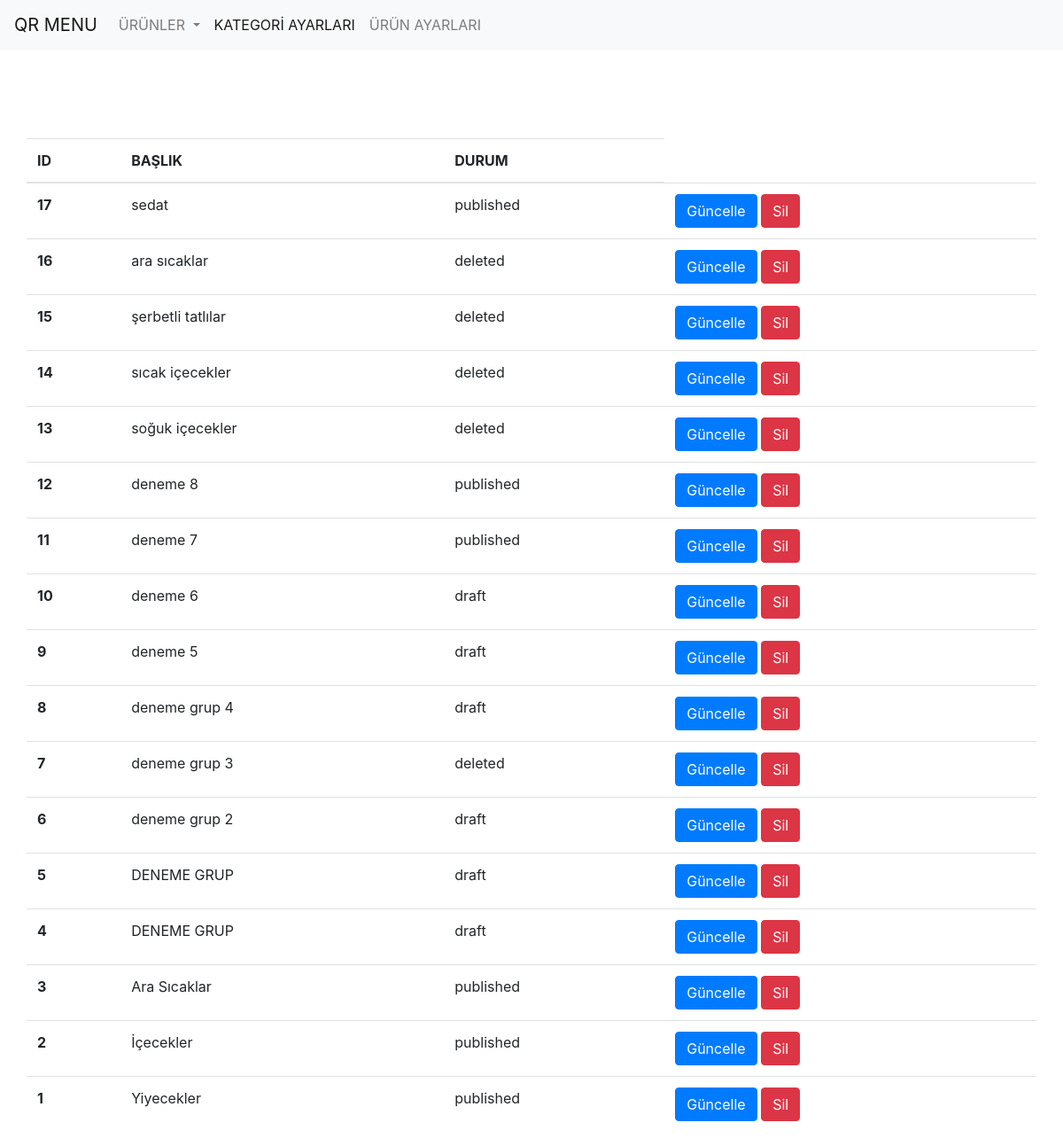
The page /manage/category_list/ on the database its author committed.
### products/models.py (models this page shows, shortened)
class Category(models.Model):
    title=models.CharField(max_length=200)
    slug=models.SlugField(
        max_length=200,
        default="",
    )
    status=models.CharField(
        default=DEFAULT_STATUS,
        choices=STATUS,
        max_length=10,
    )
    created_at=models.DateTimeField(auto_now_add=True)
    updated_at=models.DateTimeField(auto_now=True)

### products/views.py (the view)
# urls.py: path('manage/category_list/',category_list, name="category_list"),
def category_list(request):
    context=dict()
    context["items"] = Category.objects.all().order_by("-pk")
    return render(request,"manage/category_list.html",context)

### qrmenu/nav_context.py (called while the page is built)
def nav_data(request):
    context = dict()
    context['categories'] = Category.objects.filter(
        status="published"
    ).order_by('title')
    return context

### templates/manage/category_list.html
{% include "layout.html" %}
{% block body %}
<div class="container mt-5">
    <div class = "row">
        <table class="table">
            <thead>
              <tr>
                <th scope="col">ID</th>
                <th scope="col">BAŞLIK</th>
                <th scope="col">DURUM</th>
              </tr>
            </thead>
            <tbody>
            {% for item in items %}
            <tr>
                <th scope="row">{{item.pk}}</th>
                <td>{{item.title}}</td>
                <td>{{item.status}}</td>
                <td>
                    <a href="{%url 'category_update' item.pk%}" class="btn btn-primary">Güncelle</a>
                    <a href="{%url 'category_delete' item.pk%}" class="btn btn-danger">Sil</a>
                </td>
            </tr>
            {% endfor %}
            </tbody>
          </table>
    </div>
</div>
{% endblock body %}

### templates/layout.html (shortened to what this page needs)
<!DOCTYPE html>
{% load static %}
<html lang="en">
<head>
    <link rel="stylesheet" href="https://maxcdn.bootstrapcdn.com/bootstrap/4.3.1/css/bootstrap.min.css">
</head>
<body>
    {% include 'includes/navbar.html' %}
</body>
</html>

### templates/includes/navbar.html (shortened to what this page needs)
<nav class="navbar navbar-expand-lg navbar-light bg-light">
  <a class="navbar-brand" href="/">QR MENU</a>
  <div class="collapse navbar-collapse" id="navbarSupportedContent">
    <ul class="navbar-nav mr-auto">
    <li class="nav-item dropdown">
        <a class="nav-link dropdown-toggle" data-toggle="dropdown" href="#" role="button" aria-haspopup="" aria-expanded="">
            ÜRÜNLER
        </a>
        <li class="nav-item active">
          <a class="nav-link" href="{% url 'category_create'%}">KATEGORİ AYARLARI <span class="sr-only">(current)</span></a>
        </li>
        <li class="nav-item">
          <a class="nav-link" href="{% url 'product_create'%}">ÜRÜN AYARLARI </a>
        </li>
      </li>
    </ul>
  </div>
</nav>

### rows shown on the page
Category: pk "17", title "sedat", status "published"
Category: pk "16", title "ara sıcaklar", status "deleted"
Category: pk "15", title "şerbetli tatlılar", status "deleted"
Category: pk "14", title "sıcak içecekler", status "deleted"
Category: pk "13", title "soğuk içecekler", status "deleted"
Category: pk "12", title "deneme 8", status "published"
Category: pk "11", title "deneme 7", status "published"
Category: pk "10", title "deneme 6", status "draft"
Category: pk "9", title "deneme 5", status "draft"
Category: pk "8", title "deneme grup 4", status "draft"
Category: pk "7", title "deneme grup 3", status "deleted"
Category: pk "6", title "deneme grup 2", status "draft"
Category: pk "5", title "DENEME GRUP", status "draft"
Category: pk "4", title "DENEME GRUP", status "draft"
Category: pk "3", title "Ara Sıcaklar", status "published"
Category: pk "2", title "İçecekler", status "published"
Category: pk "1", title "Yiyecekler", status "published"
